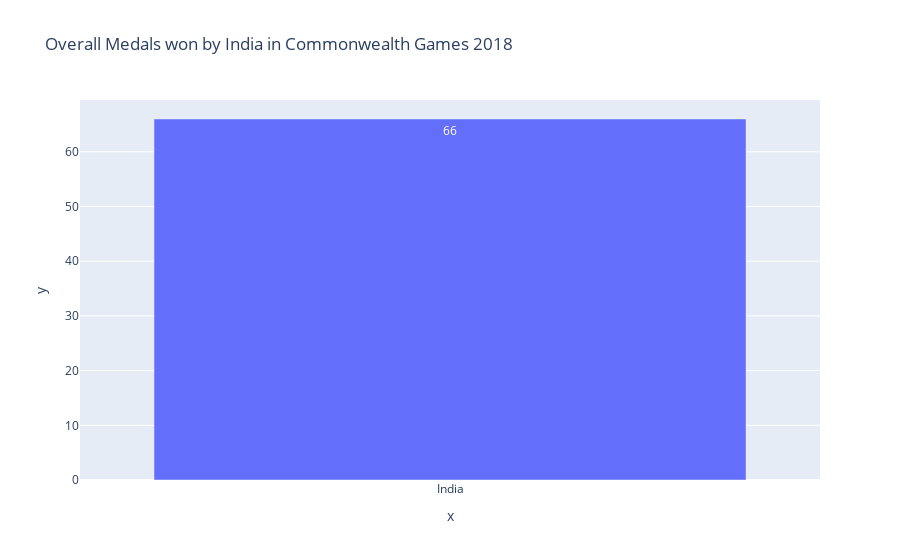

This figure's notebook cell:
### Code cell
won = pd.DataFrame([medals.total.sum()],index=['India'])
won.columns = ['Total_won']

pe.bar(
    x=won.index,
    y=won['Total_won'],L
    text=won['Total_won'],title='Overall Medals won by India in Commonwealth Games 2018')

### Figure 1 — Plotly figure (JSON) as saved in the notebook; plotly's stock layout.template omitted (floating-point values rounded to 4 significant figures)
{"data": [{"alignmentgroup": "True", "hovertemplate": "x=%{x}<br>y=%{y}<br>text=%{text}<extra></extra>", "legendgroup": "", "marker": {"color": "#636efa"}, "name": "", "offsetgroup": "", "orientation": "v", "showlegend": false, "text": [66], "textposition": "auto", "type": "bar", "x": ["India"], "xaxis": "x", "y": [66], "yaxis": "y"}], "layout": {"barmode": "relative", "legend": {"tracegroupgap": 0}, "title": {"text": "Overall Medals won by India in Commonwealth Games 2018"}, "xaxis": {"anchor": "y", "domain": [0, 1], "title": {"text": "x"}}, "yaxis": {"anchor": "x", "domain": [0, 1], "title": {"text": "y"}}}}
